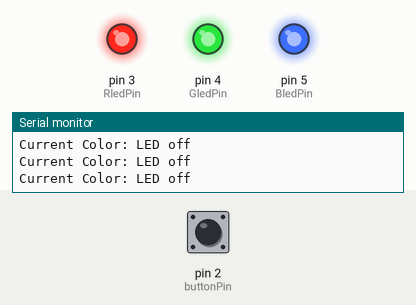
This sketch was run on a simulated Arduino Uno, built with avr-gcc and run on an emulated ATmega328P. Parts: output pins drawn as LEDs (lit = HIGH), the last lines printed to the serial monitor. Dashed ring = blinking. The inputs (shaded band) are chosen by the test bench; at power-on: pin 2 (buttonPin) LOW.

Above: at 1.2 s.
1.3 s: pin 2 (buttonPin) pulled HIGH for 0.15 s
At 2.8 s:
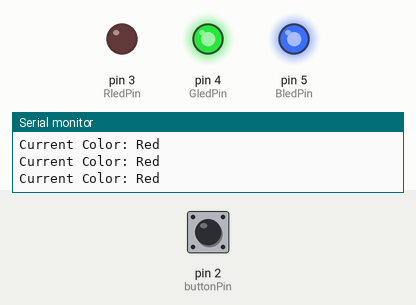
4.4 s: pin 2 (buttonPin) pulled HIGH for 1 s
At 6.8 s:
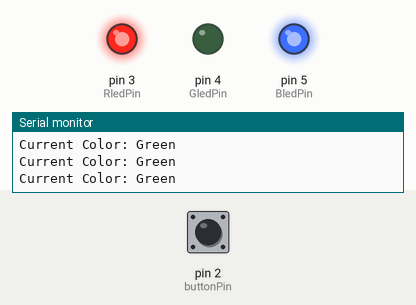
8.4 s: pin 2 (buttonPin) pulled HIGH for 0.15 s
At 10.9 s:
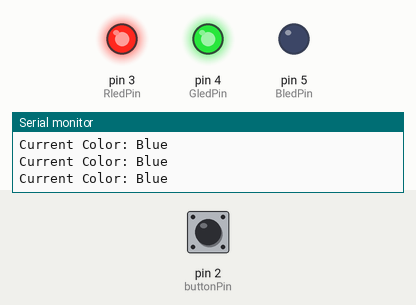
11.5 s: pin 2 (buttonPin) pulled HIGH for 3.2 s
At 13.0 s:
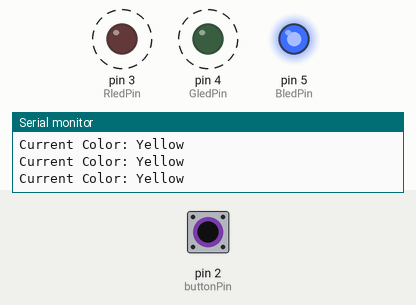
17.7 s: pin 2 (buttonPin) pulled HIGH for 0.15 s
At 19.0 s:
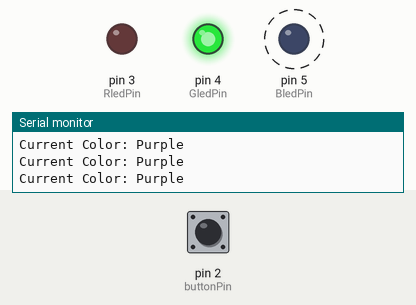
20.8 s: pin 2 (buttonPin) pulled HIGH for 1 s
At 23.0 s:
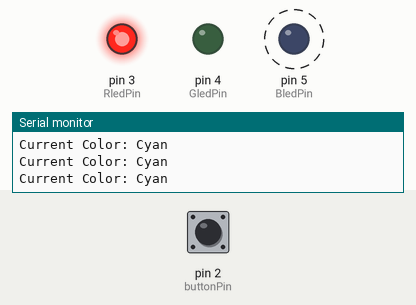
Timing chart, 0 to 25.8 s (numbered marks = the images above; inputs shaded):
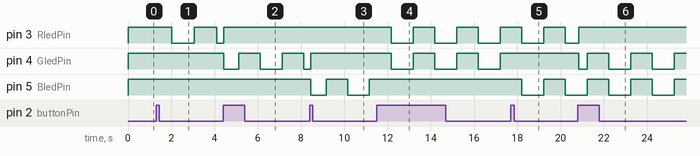

The sketch:

Homework1_Shadow_Lamp.ino
```cpp
const int buttonPin = 2;
const int RledPin =3;
const int GledPin =4;
const int BledPin =5;

int buttonState =1;
int ledState = 0;
int ledcolor =0;
String currentcolor = "led";
unsigned long previousMillis = 0;
const long interval = 1000;

bool ButtonPressed = false;
unsigned long lastPressTime = 0;
const long doubleClickTime = 400;

bool autoMode = false;
unsigned long autoPreviousMillis = 0;
const long autoInterval = 5000;


void setup() {
  // put your setup code here, to run once:
  pinMode(RledPin, OUTPUT);
  pinMode(GledPin, OUTPUT);
  pinMode(BledPin, OUTPUT);

  pinMode(buttonPin, INPUT);
  Serial.begin(9600);
}


void loop() {
  // put your main code here, to run repeatedly:
  buttonState = digitalRead (buttonPin);
  Serial.print ("Current Color: ");
  Serial.println (currentcolor);

  if(buttonState == HIGH && !ButtonPressed){
  unsigned long pressTime = millis();

  if (pressTime - lastPressTime <= doubleClickTime){
    autoMode = !autoMode;
    autoPreviousMillis = pressTime;
    lastPressTime = 0;
  } else {
    lastPressTime = pressTime;
    ledcolor = ledcolor + 1;
    if (ledcolor > 7){
      ledcolor = 0;
    }
  }
  ButtonPressed = true;
}

  if (buttonState == LOW && ButtonPressed){
  ButtonPressed = false;
  }

  unsigned long currentMillis = millis();
  if (autoMode && currentMillis - autoPreviousMillis >= autoInterval){
   autoPreviousMillis = currentMillis;
    ledcolor = ledcolor + 1;
    if (ledcolor > 7){
      ledcolor = 0;
    }
  }

  if(currentMillis - previousMillis >= interval){
    previousMillis = currentMillis;

    if(ledState == LOW){
      ledState = HIGH;
    } else {
      ledState = LOW;
    }
  }

  if (ledcolor == 0){
    currentcolor= "LED off";
    digitalWrite (RledPin, HIGH);
    digitalWrite (GledPin, HIGH);
    digitalWrite (BledPin, HIGH);
  }
  else if (ledcolor == 1){
    //red
    currentcolor= "Red";
    if (ledState == LOW){
    digitalWrite (RledPin, LOW);
    digitalWrite (GledPin, HIGH);
    digitalWrite (BledPin, HIGH);
    } else {
      digitalWrite (RledPin, HIGH);
      digitalWrite (GledPin, HIGH);
      digitalWrite (BledPin, HIGH);
    }
  }
  else if (ledcolor == 2){
    //GREEN
    currentcolor = "Green";
    if (ledState == LOW){
    digitalWrite (RledPin, HIGH);
    digitalWrite (GledPin, LOW);
    digitalWrite (BledPin, HIGH);
    } else {
      digitalWrite (RledPin, HIGH);
      digitalWrite (GledPin, HIGH);
      digitalWrite (BledPin, HIGH);
    }
  }
  else if (ledcolor == 3){
    //BLUE
    currentcolor = "Blue";
    if (ledState == LOW){
    digitalWrite (RledPin, HIGH);
    digitalWrite (GledPin, HIGH);
    digitalWrite (BledPin, LOW);
    } else {
      digitalWrite (RledPin, HIGH);
      digitalWrite (GledPin, HIGH);
      digitalWrite (BledPin, HIGH);
    }
  }

   else if (ledcolor == 4){
    //yellow
    currentcolor = "Yellow";
    if (ledState == LOW){
    digitalWrite (RledPin, LOW);
    digitalWrite (GledPin, LOW);
    digitalWrite (BledPin, HIGH);
    } else {
      digitalWrite (RledPin, HIGH);
      digitalWrite (GledPin, HIGH);
      digitalWrite (BledPin, HIGH);
    }
  }

  else if (ledcolor == 5){
    //PURPLE
    currentcolor = "Purple";
    if (ledState == LOW){
    digitalWrite (RledPin, LOW);
    digitalWrite (GledPin, HIGH);
    digitalWrite (BledPin, LOW);
    } else {
      digitalWrite (RledPin, HIGH);
      digitalWrite (GledPin, HIGH);
      digitalWrite (BledPin, HIGH);
    }
  }

  else if (ledcolor == 6){
    //CYAN
    currentcolor = "Cyan";
    if (ledState == LOW){
    digitalWrite (RledPin, HIGH);
    digitalWrite (GledPin, LOW);
    digitalWrite (BledPin, LOW);
    } else {
      digitalWrite (RledPin, HIGH);
      digitalWrite (GledPin, HIGH);
      digitalWrite (BledPin, HIGH);
    }
  }

  else if (ledcolor == 7){
    //WHITE
    currentcolor = "White";
    if (ledState == LOW){
    digitalWrite (RledPin, LOW);
    digitalWrite (GledPin, LOW);
    digitalWrite (BledPin, LOW);
    } else {
      digitalWrite (RledPin, HIGH);
      digitalWrite (GledPin, HIGH);
      digitalWrite (BledPin, HIGH);
    }
  }

  //else if (ledcolor == 8){
    //ledcolor = 0;
    Serial.print("Current Color: ");
    Serial.println(currentcolor);

}
```

Measured:
- after the input at 1.3 s, pin 3 (RledPin): HIGH → LOW after 0.72 s, → HIGH 1.0 s later, → LOW 1.0 s later
- after the input at 4.4 s, pin 4 (GledPin): goes LOW 0.69 s, HIGH 1.0 s, LOW 1.0 s, HIGH 1.0 s, then LOW, starting at once
- after the input at 8.4 s, pin 5 (BledPin): HIGH → LOW after 0.06 s, → HIGH 0.70 s later, → LOW 1.0 s later, → HIGH 1.0 s later
- after the input at 11.5 s, pin 3 (RledPin), pin 4 (GledPin): alternates HIGH for 1.0 s and LOW for 1.0 s, starting after 0.68 s; pin 5 (BledPin): stops changing and stays HIGH
- after the input at 17.7 s, pin 4 (GledPin): stays HIGH (without the input it goes to LOW after 0.51 s); pin 5 (BledPin): HIGH → LOW after 0.51 s, → HIGH 1.0 s later, → LOW 1.0 s later
- after the input at 20.8 s, pin 4 (GledPin): HIGH → LOW at once, then repeats every 2.0 s: HIGH 1.0 s, LOW 1.0 s
